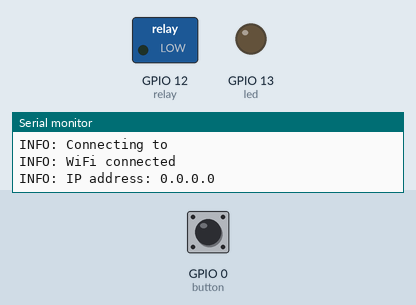
Recording of a sketch running on a simulated ESP8266 (NodeMCU). On the bench: switched loads named in the sketch (green lamp = pin HIGH), output pins drawn as LEDs (lit = HIGH), the last lines printed to the serial monitor. The test bench sets the inputs (shaded band); at power-on: GPIO 0 (button) HIGH. WiFi joins after 1.5 s; servers stay silent unless stated; no MQTT or app messages arrive unless stated; not simulated (calls return 0 or success): passwords.h.

Above: at 1.2 s.
1.3 s: GPIO 0 (button) pulled LOW for 0.15 s
At 2.4 s:
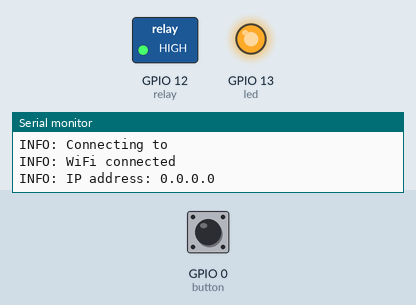
2.9 s: GPIO 0 (button) pulled LOW for 1 s
At 3.6 s:
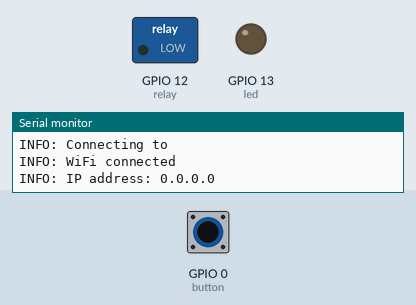
6.5 s: GPIO 0 (button) pulled LOW for 3.2 s
At 7.5 s:
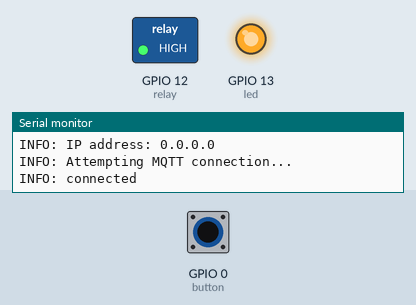
Timing chart, 0 to 9.5 s (numbered marks = the images above; inputs shaded):
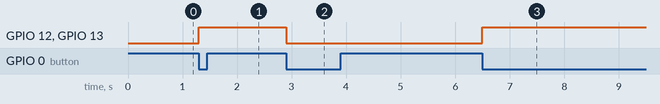

The sketch:

S26_Final.ino
```cpp
#include <ESP8266WiFi.h>
#include <PubSubClient.h>

#include <passwords.h>

#define relay 12
#define led 13
#define button 0

bool state = false;

long previousMillis = 0;
int ledState = LOW;

long interval = 5000;


#define MQTT_VERSION MQTT_VERSION_3_1_1

// Wifi: SSID and password
const char* WIFI_SSID = wifiUser;
const char* WIFI_PASSWORD = wifiPass;

// MQTT: ID, server IP, port, username and password
const PROGMEM char* MQTT_CLIENT_ID = "S26-1";
const PROGMEM char* MQTT_SERVER_IP = "192.168.1.12";                   // server ip (eg. 192.168.1.10)
const PROGMEM uint16_t MQTT_SERVER_PORT = 1883;                        // MQTT Port (Deafult: 1883)
const PROGMEM char* MQTT_USER = MQTTUser;                              // MQTT Username
const PROGMEM char* MQTT_PASSWORD = MQTTPass;                          // MQTT Password

// MQTT: topics
const char* MQTT_LIGHT_STATE_TOPIC = "home/s26/1/status";      // topic to publish state changes / double press actions
const char* MQTT_LIGHT_COMMAND_TOPIC = "home/s26/1/switch";    // topic to recieve commands

// payloads by default
const char* ON = "ON";
const char* OFF = "OFF";

WiFiClient wifiClient;
PubSubClient client(wifiClient);


void handle() {
  if (state) {
    client.publish(MQTT_LIGHT_STATE_TOPIC, ON, true);
    digitalWrite(relay, HIGH);
    digitalWrite(led, HIGH);
  } else {
    client.publish(MQTT_LIGHT_STATE_TOPIC, OFF, true);
    digitalWrite(relay, LOW);
    digitalWrite(led, LOW);
  }
}
// function called when a MQTT message arrived
void callback(char* p_topic, byte* p_payload, unsigned int p_length) {
  // concat the payload into a string
  String payload;
  for (uint8_t i = 0; i < p_length; i++) {
    payload.concat((char)p_payload[i]);
  }

  // handle message topic
  if (String(MQTT_LIGHT_COMMAND_TOPIC).equals(p_topic)) {
    // test if the payload is equal to "ON" or "OFF"

    if (payload.equals(String(ON))) {
        state = true;
        handle();
    } else if (payload.equals(String(OFF))) {
        state = false;
        handle();
    }
  }
}

void reconnect() {
  // Loop until we're reconnected
    Serial.println("INFO: Attempting MQTT connection...");
    // Attempt to connect
    if (client.connect(MQTT_CLIENT_ID, MQTT_USER, MQTT_PASSWORD)) {
      Serial.println("INFO: connected");
      // Once connected, publish an announcement...
      handle();
      // ... and resubscribe
      client.subscribe(MQTT_LIGHT_COMMAND_TOPIC);
    } else {
      Serial.print("ERROR: failed, rc=");
      Serial.print(client.state());
      Serial.println("DEBUG: try again in 5 seconds");
    }
}


void setup() {
  pinMode(button, INPUT);
  pinMode(relay, OUTPUT);
  pinMode(led, OUTPUT);

  digitalWrite(led, LOW);

  Serial.begin(115200);

  // init the WiFi connection
  Serial.println();
  Serial.println();
  Serial.print("INFO: Connecting to ");
  WiFi.mode(WIFI_STA);
  Serial.println(WIFI_SSID);
  WiFi.begin(WIFI_SSID, WIFI_PASSWORD);


  Serial.println("");
  Serial.println("INFO: WiFi connected");
  Serial.print("INFO: IP address: ");
  Serial.println(WiFi.localIP());

  // init the MQTT connection
  client.setServer(MQTT_SERVER_IP, MQTT_SERVER_PORT);
  client.setCallback(callback);
}

void loop() {
  if (digitalRead(0) == 0)
  {
    if (state)
    {
      state = false;
    }
    else
    {
      state = true;
    }
    handle();
    while(digitalRead(0) == LOW) {}
  }


  unsigned long currentMillis = millis();
  // Retry wifi connection every 5 seconds if failed
  if (WiFi.status() == WL_CONNECTED)
  {
    if(currentMillis - previousMillis > interval) {
     if (!client.connected()) {
        reconnect();
      }
      previousMillis = currentMillis;
    }
    // Only run MQTT control when connected to wifi
    client.loop();
  }
}
```

Measured:
- after the input at 1.3 s, GPIO 12 (relay), GPIO 13 (led): LOW → HIGH at once
- after the input at 2.9 s, GPIO 12 (relay), GPIO 13 (led): HIGH → LOW at once
- after the input at 6.5 s, GPIO 12 (relay), GPIO 13 (led): LOW → HIGH at once
